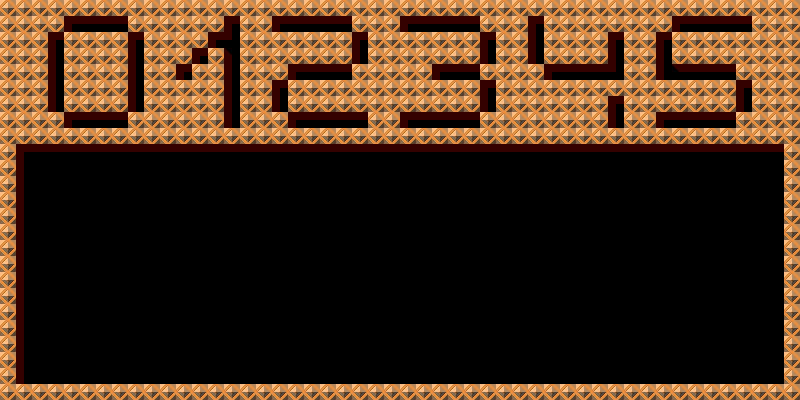

A level layout from a 2D game, rendered from its tile map. Below: a short description, then the map file with tile-grid data replaced by summaries:
An orthogonal 50x25 tile map with 16x16 px tiles, 1 tile layer (ground), 1 hidden layer not drawn, 2 tilesets and 10 objects (2x true, BANQUI, FOLL, BOOST_HOTDOG, left, ...).

<map version="1.10" tiledversion="1.10.0" orientation="orthogonal" renderorder="right-down" width="50" height="25" tilewidth="16" tileheight="16" infinite="0" nextlayerid="6" nextobjectid="11">
 <properties>
  <property name="automaticAirMode" value="4" />
  <property name="bossBoost" value="" />
  <property name="bossLevel" value="f" />
  <property name="guidedAir" value="f" />
  <property name="specialAir" value="AIR_TORNADO" />
 </properties>
 <tileset firstgid="1" name="tiles" tilewidth="16" tileheight="16" tilecount="256" columns="16">
  <image source="tiles.png" width="256" height="256" />
  <tile id="0">
   <properties>
    <property name="type" value="TOP" />
   </properties>
  </tile>
  <tile id="1">
   <properties>
    <property name="type" value="TOPL" />
   </properties>
  </tile>
  <tile id="2">
   <properties>
    <property name="type" value="TOPR" />
   </properties>
  </tile>
  <tile id="3">
   <properties>
    <property name="type" value="TOPRL" />
   </properties>
  </tile>
  <tile id="4">
   <properties>
    <property name="type" value="LEFT" />
   </properties>
  </tile>
  <tile id="5">
   <properties>
    <property name="type" value="RIGHT" />
   </properties>
  </tile>
  <tile id="6">
   <properties>
    <property name="type" value="RL" />
   </properties>
  </tile>
  <tile id="10">
   <properties>
    <property name="type" value="LEFT" />
   </properties>
  </tile>
  <tile id="15">
   <properties>
    <property name="type" value="RIGHT" />
   </properties>
  </tile>
  <tile id="20">
   <properties>
    <property name="type" value="TOP" />
   </properties>
  </tile>
  <tile id="21">
   <properties>
    <property name="type" value="LEFT" />
   </properties>
  </tile>
  <tile id="22">
   <properties>
    <property name="type" value="RIGHT" />
   </properties>
  </tile>
  <tile id="38">
   <properties>
    <property name="type" value="TOP" />
   </properties>
  </tile>
 </tileset>
 <tileset firstgid="257" name="entities" tilewidth="32" tileheight="32" tilecount="64" columns="8">
  <image source="entities.png" width="256" height="256" />
 </tileset>
 <layer id="1" name="ground" width="50" height="25">
  <data>[1250 cells, 592 non-empty, 7 distinct tile ids]</data>
 </layer>
 <layer id="2" name="collision" width="50" height="25" visible="0">
  <data>[1250 cells, 100 non-empty, 2 distinct tile ids]</data>
 </layer>
 <objectgroup id="3" name="enemies">
  <object id="1" name="BANQUI" gid="263" x="256" y="384" width="32" height="32" />
  <object id="2" name="BANQUI" type="true" gid="263" x="560" y="384" width="32" height="32" />
  <object id="3" name="FOLL" gid="261" x="352" y="288" width="32" height="32" />
  <object id="4" name="FOLL" type="true" gid="261" x="656" y="288" width="32" height="32" />
 </objectgroup>
 <objectgroup id="4" name="meals">
  <object id="5" gid="285" x="288" y="256" width="32" height="32" />
  <object id="6" name="BOOST_HOTDOG" gid="276" x="208" y="384" width="32" height="32" />
  <object id="7" gid="285" x="592" y="240" width="32" height="32" />
  <object id="8" gid="285" x="432" y="240" width="32" height="32" />
 </objectgroup>
 <objectgroup id="5" name="path" visible="0">
  <object id="9" name="left" x="208" y="427">
   <polyline points="16,-11 16,-75 -80,-75 -80,-331 16,-331 16,-443" />
  </object>
  <object id="10" name="right" x="570" y="416">
   <polyline points="6,0 6,-64 102,-64 102,-320 6,-320 6,-432" />
  </object>
 </objectgroup>
</map>
